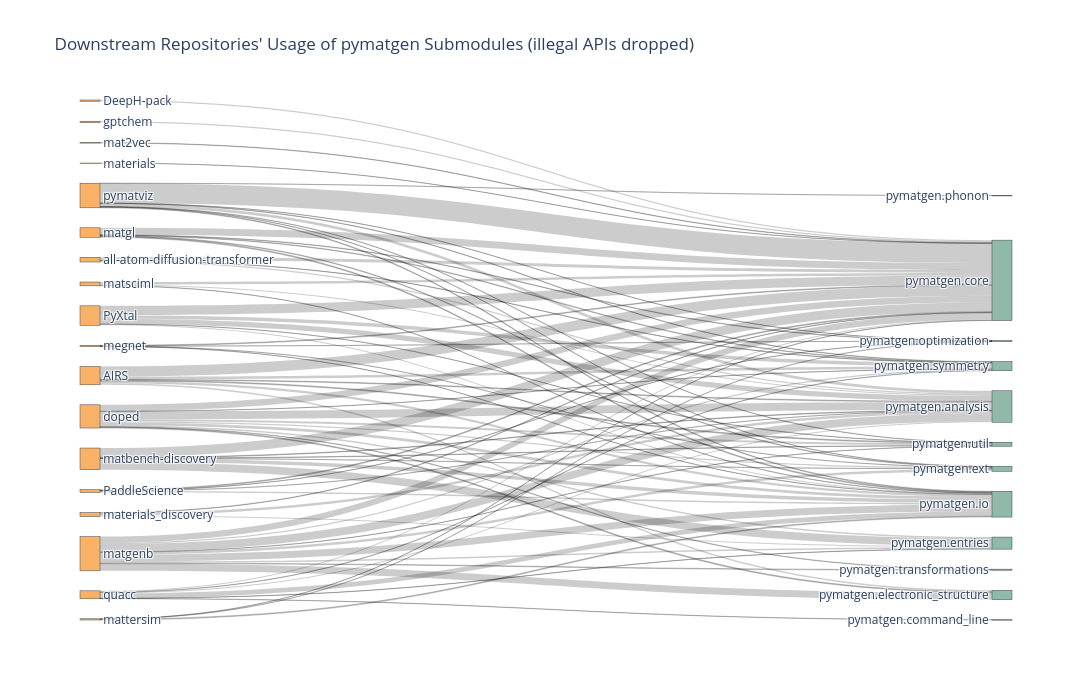

Notebook code for this chart:
### Code cell
import plotly.graph_objects as go
from collections import defaultdict

# Define illegal/deprecated APIs (by `megnet`, like `pymatgen.Structure`)
ILLEGAL_PMGMODS = {"Structure", "Molecule", "MPRester", "Composition"}

flows: tuple[str, str, int] = []  # (repo, submodule, count)
for repo, result in results.items():
    usage = result["usage"]
    sub_counts = defaultdict(int)

    for api, count in usage.items():
        parts = api.split(".")
        if not parts or parts[0] != "pymatgen":
            continue

        # Drop any illegal top-level access, e.g. "pymatgen.Structure"
        if len(parts) >= 2 and parts[1] in ILLEGAL_PMGMODS:
            continue

        # Extract the submodule name, e.g. "pymatgen.core.Structure" → "core"
        submod = parts[1] if len(parts) >= 2 else None
        if submod:
            sub_counts[submod] += count

    for submod, total in sub_counts.items():
        flows.append((repo, submod, total))

# Build Sankey input data
repos = sorted({r for r, _, _ in flows})
subs = sorted({s for _, s, _ in flows})

labels = repos + [f"pymatgen.{s}" for s in subs]
label_to_idx = {lbl: i for i, lbl in enumerate(labels)}

sources = [label_to_idx[r] for r, s, _ in flows]
targets = [label_to_idx[f"pymatgen.{s}"] for _, s, _ in flows]
values = [v for _, _, v in flows]

fig = go.Figure(
    go.Sankey(
        arrangement="snap",
        node=dict(
            label=labels,
            pad=20,
            thickness=20,
            color=["#F7B267" if label in repos else "#8FB9A8" for label in labels],
        ),
        link=dict(source=sources, target=targets, value=values),
    )
)

fig.update_layout(
    title_text="Downstream Repositories' Usage of pymatgen Submodules (illegal APIs dropped)",
    font=dict(size=12),
    height=700,
    width=1100,
)

fig.show()

fig.write_image("dependent-usage-of-pmg.svg", format="svg", scale=2)

### Figure 1 — Plotly figure (JSON) as saved in the notebook; plotly's stock layout.template omitted (floating-point values rounded to 4 significant figures)
{"data": [{"arrangement": "snap", "link": {"source": [0, 0, 0, 0, 0, 0, 1, 2, 2, 2, 2, 3, 3, 3, 3, 3, 4, 4, 4, 5, 5, 5, 5, 5, 5, 5, 5, 5, 6, 7, 8, 8, 8, 8, 8, 8, 9, 10, 10, 10, 11, 11, 11, 11, 11, 11, 11, 11, 11, 12, 12, 12, 12, 12, 13, 13, 13, 14, 14, 14, 15, 15, 15, 15, 16, 16, 16, 16, 16, 16, 16, 16, 17, 17, 17, 17, 17, 17], "target": [21, 29, 20, 27, 24, 18, 20, 20, 24, 25, 18, 18, 20, 27, 29, 24, 20, 18, 27, 23, 18, 24, 20, 22, 29, 28, 21, 27, 20, 20, 18, 20, 24, 22, 29, 23, 20, 22, 18, 20, 23, 20, 21, 18, 28, 27, 24, 22, 29, 20, 24, 23, 27, 25, 20, 18, 24, 24, 25, 20, 20, 23, 25, 24, 20, 18, 23, 24, 29, 26, 27, 25, 24, 20, 22, 18, 27, 19], "value": [10, 6, 67, 17, 15, 5, 8, 6, 10, 1, 1, 35, 61, 23, 1, 7, 20, 9, 2, 9, 52, 18, 42, 9, 12, 3, 6, 1, 9, 3, 4, 61, 23, 50, 3, 1, 1, 8, 16, 3, 16, 41, 46, 52, 4, 8, 45, 10, 2, 45, 6, 4, 4, 3, 16, 7, 2, 6, 1, 1, 5, 1, 1, 1, 129, 18, 2, 5, 2, 1, 3, 1, 31, 8, 2, 7, 2, 2]}, "node": {"color": ["#F7B267", "#F7B267", "#F7B267", "#F7B267", "#F7B267", "#F7B267", "#F7B267", "#F7B267", "#F7B267", "#F7B267", "#F7B267", "#F7B267", "#F7B267", "#F7B267", "#F7B267", "#F7B267", "#F7B267", "#F7B267", "#8FB9A8", "#8FB9A8", "#8FB9A8", "#8FB9A8", "#8FB9A8", "#8FB9A8", "#8FB9A8", "#8FB9A8", "#8FB9A8", "#8FB9A8", "#8FB9A8", "#8FB9A8"], "label": ["AIRS", "DeepH-pack", "PaddleScience", "PyXtal", "all-atom-diffusion-transformer", "doped", "gptchem", "mat2vec", "matbench-discovery", "materials", "materials_discovery", "matgenb", "matgl", "matsciml", "mattersim", "megnet", "pymatviz", "quacc", "pymatgen.analysis", "pymatgen.command_line", "pymatgen.core", "pymatgen.electronic_structure", "pymatgen.entries", "pymatgen.ext", "pymatgen.io", "pymatgen.optimization", "pymatgen.phonon", "pymatgen.symmetry", "pymatgen.transformations", "pymatgen.util"], "pad": 20, "thickness": 20}, "type": "sankey"}], "layout": {"font": {"size": 12}, "height": 700, "title": {"text": "Downstream Repositories' Usage of pymatgen Submodules (illegal APIs dropped)"}, "width": 1100}}
